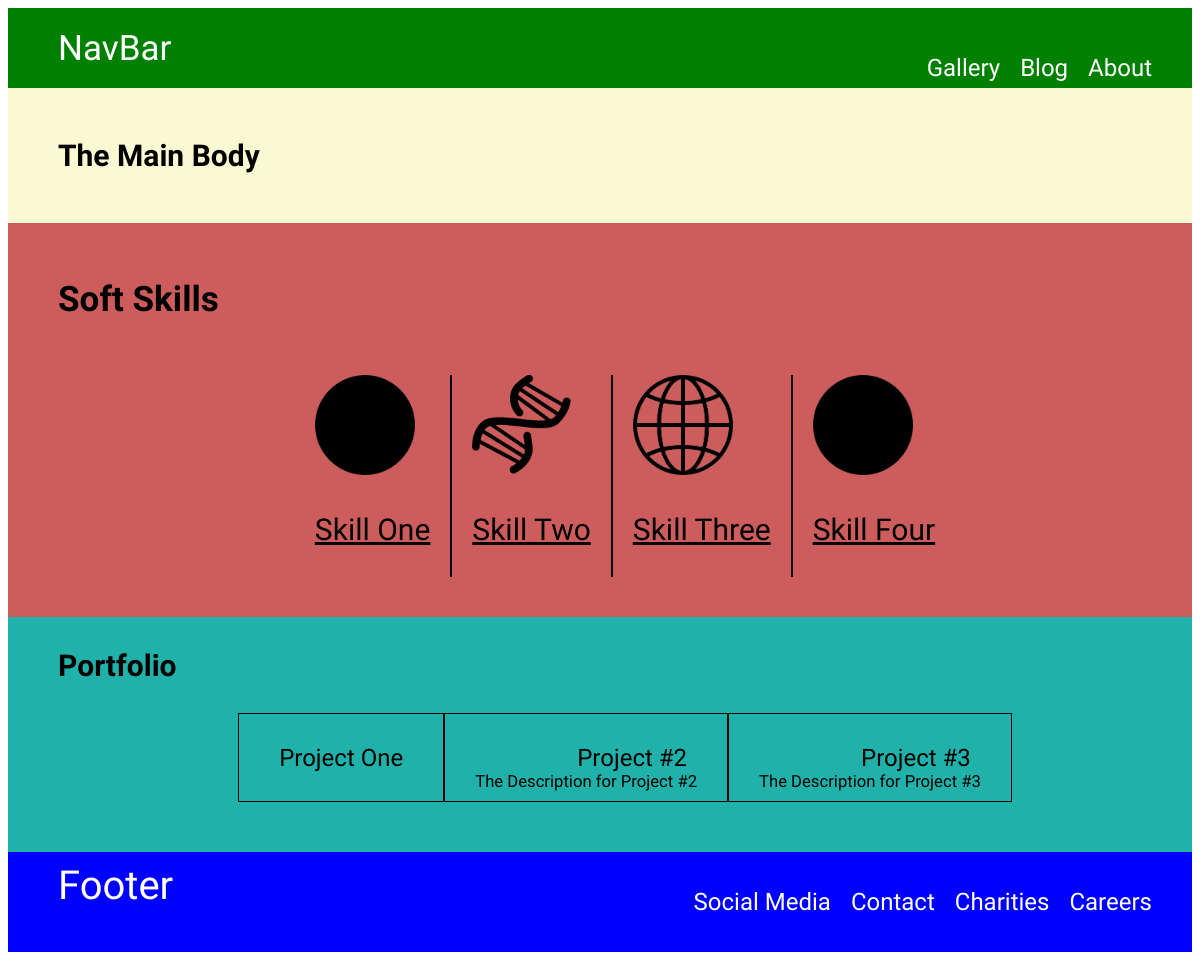
The app's page /, older data.
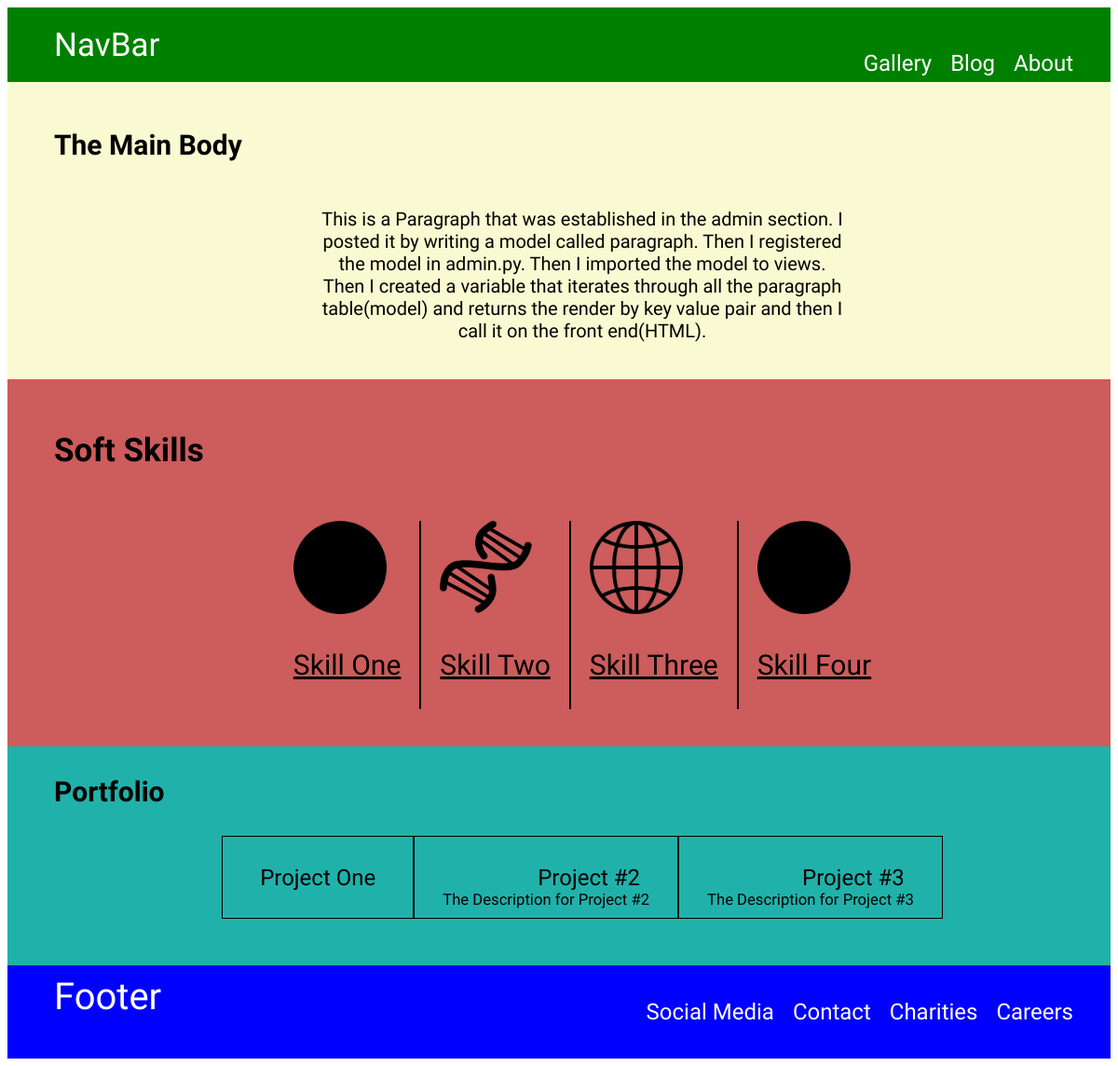
The same page, newer data.
### basic2/models.py (models this page shows)
class Paragraph(models.Model):
    paragraph = models.TextField(max_length=500)

### basic2/views.py (the view)
# urls.py: path('', views.home, name='home'),
def home(request):
    paragraph = Paragraph.objects.all
    skill1 = Skill1.objects.all
    skill2 = Skill2.objects.filter(pk=2)
    skill3 = Skill3.objects.filter(pk=2)
    skill4 = Skill4.objects.filter(pk=3)
    skills1 = "Skill One"
    skills2 = "Skill Two"
    skills3 = "Skill Three"
    skills4 = "Skill Four"
    project1 = "Project One"
    projects = Project.objects.all
    return render(request, "home.html", {'paragraph': paragraph, 'skill1': skill1,
                                         'skills1': skills1, 'skill2': skill2, 'skills2': skills2,
                                                'skill3': skill3, 'skills3': skills3, 'skills4': skills4,
                                                        'skill4': skill4, 'project1': project1, 'projects': projects})

### basic2/templates/home.html (shortened to what this page needs)
<!DOCTYPE html>
{% load static %}
<html>
<head>
	<link rel="stylesheet" href="{% static '/css/home.css' %}">
</head>
<body>
	<div class="mama">
		<nav>
			<span class="navtitle">NavBar</span>
			<ul>
                <li><a href="#">About</a></li>
                <li><a href="blog">Blog</a></li>
				<li><a href="#">Gallery</a></li>
			</ul>
		</nav>
        {% block content %}
			<div class="paragraphs">
				<h3 id="maintitle">The Main Body</h3>
                <div id="paragraphparent">
                    <div id="words">
                            {% if paragraph %}
                                {% for words in paragraph %}
                                <p>{{ words.paragraph }}</p>
                                {% endfor %}
                            {% endif %}
                    </div>
                </div>
			</div>
			<div class="skills">
				<div id="skilltitle">
						<h3>Soft Skills</h3>
				</div>
				<div id="skillslist">
					<div id="skill1">
						<img src="{% static 'images/ball.webp' %}" height="100" width="100" alt="skill1">
                        <p id="underline">{{ skills1 }}</p>
					</div>
					<div id="skill2">
						<img src="{% static 'images/dna2.webp' %}" height="100" width="100" alt="skill2">
						<p id="underline">{{ skills2 }}</p>
					</div>
					<div id="skill3">
						<img src="{% static 'images/world.webp' %}" height="100" width="100" alt="skill3">
						<p id="underline">{{ skills3 }}</p>
					</div>
					<div id="skill4">
						<img src="{% static 'images/ball.webp' %}" height="100" width="100" alt="skill4">
						<p id="underline">{{ skills4 }}</p>
					</div>
				</div>
			</div>
		<div class="portfolio">
			<h3 id="porttitle">Portfolio</h3>
				<div id="portfoliolist">
					<div id="porty1">
						<small><a href="#">{{ project1 }}</a></small>
					</div>
					<div id="porty2">
						<small><a href="#">Project #2</a></small>
						<small>The Description for Project #2</small>
					</div>
					<div id="porty3">
						<small><a href="#">Project #3</a></small>
						<small>The Description for Project #3</small>
					</div>
				</div>
		</div>
        {% endblock%}
		<footer>
			<span class="foottitle">Footer</span>
			<ul>
				<li><a href="#">Careers</a></li>
				<li><a href="#">Charities</a></li>
				<li><a href="#">Contact</a></li>
				<li><a href="#">Social Media</a></li>
			</ul>
		</footer>
	</div>
</body>
</html>

Row changes from the older to the newer data that the page shows:
added Paragraph: paragraph "This is a Paragraph that was established in the admin section. I posted it by writing a model called paragraph. Then I registered the model in admin.py. Then I imported the model to views. Then I created a variable that iterates through all the paragraph table(model) and returns the render by key value pair and then I call it on the front end(HTML)."
